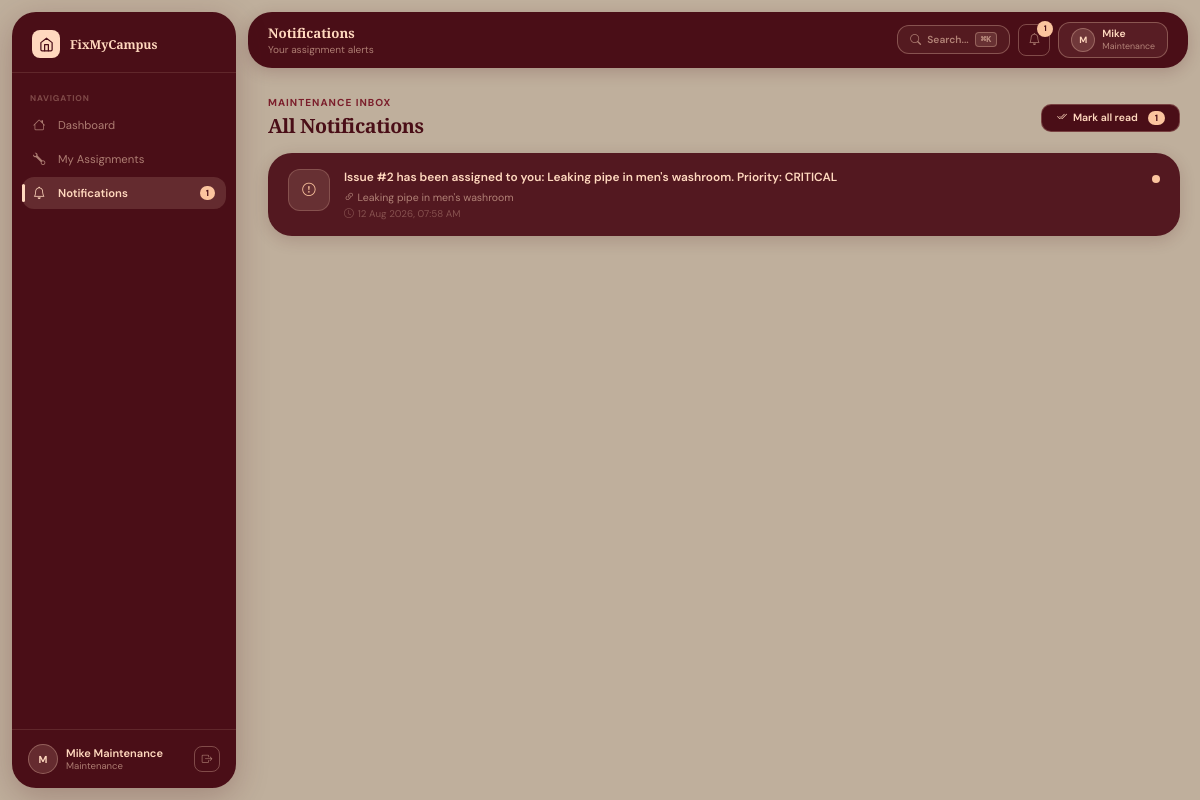
The app's page /maintenance/notifications.php (signed in) with its own data.
### tables this page shows
CREATE TABLE IF NOT EXISTS notifications (
    notification_id INT(11) NOT NULL AUTO_INCREMENT,
    user_id INT(11) NOT NULL,
    issue_id INT(11) DEFAULT NULL,
    message TEXT NOT NULL,
    is_read TINYINT(1) NOT NULL DEFAULT 0,
    notif_type VARCHAR(50) DEFAULT 'info',
    created_at DATETIME DEFAULT CURRENT_TIMESTAMP,
    PRIMARY KEY (notification_id),
    KEY fk_notif_user (user_id),
    KEY fk_notif_issue (issue_id),
    CONSTRAINT fk_notif_user FOREIGN KEY (user_id) REFERENCES users(user_id) ON DELETE CASCADE,
    CONSTRAINT fk_notif_issue FOREIGN KEY (issue_id) REFERENCES issues(issue_id) ON DELETE CASCADE
);

CREATE TABLE IF NOT EXISTS issues (
    issue_id INT(11) NOT NULL AUTO_INCREMENT,
    title VARCHAR(200) NOT NULL,
    description TEXT NOT NULL,
    category_id INT(11) DEFAULT NULL,
    location VARCHAR(200) NOT NULL,
    priority ENUM('low','medium','high','critical') NOT NULL DEFAULT 'medium',
    status ENUM('pending','in_progress','resolved','closed','rejected') NOT NULL DEFAULT 'pending',
    reported_by INT(11) NOT NULL,
    assigned_to INT(11) DEFAULT NULL,
    parent_id INT(11) DEFAULT NULL,
    is_parent TINYINT(1) DEFAULT 0,
    affected_count INT(11) DEFAULT 1,
    admin_remark TEXT DEFAULT NULL,
    created_at DATETIME DEFAULT CURRENT_TIMESTAMP,
    updated_at DATETIME DEFAULT CURRENT_TIMESTAMP ON UPDATE CURRENT_TIMESTAMP,
    PRIMARY KEY (issue_id),
    KEY fk_reported_by (reported_by),
    KEY fk_assigned_to (assigned_to),
    KEY fk_category (category_id),
    KEY fk_parent_issue (parent_id),
    CONSTRAINT fk_reported_by FOREIGN KEY (reported_by) REFERENCES users(user_id) ON DELETE CASCADE,
    CONSTRAINT fk_assigned_to FOREIGN KEY (assigned_to) REFERENCES users(user_id) ON DELETE SET NULL,
    CONSTRAINT fk_category FOREIGN KEY (category_id) REFERENCES categories(category_id) ON DELETE SET NULL,
    CONSTRAINT fk_parent_issue FOREIGN KEY (parent_id) REFERENCES issues(issue_id) ON DELETE SET NULL
);

### maintenance/notifications.php (the view, shortened to what this page needs)
<?php
require_once '../includes/notification_helper.php';
$uid=$_SESSION['user_id'];
$allNotifs=$pdo->prepare("SELECT n.*,i.title as issue_title FROM notifications n LEFT JOIN issues i ON n.issue_id=i.issue_id WHERE n.user_id=? ORDER BY n.created_at DESC");
$allNotifs->execute([$uid]);$allNotifs=$allNotifs->fetchAll();
$unreadCount=array_reduce($allNotifs,fn($c,$n)=>$c+($n['is_read']?0:1),0);
?><!DOCTYPE html>
<html lang="en">
<head>
<link rel="stylesheet" href="https://cdn.jsdelivr.net/npm/bootstrap-icons@1.11.3/font/bootstrap-icons.min.css">
<link rel="stylesheet" href="../assets/css/style.css">
</head>
<body>
<div class="app-wrapper">
  <?php include '../includes/sidebar.php';?>
  <div class="main-content">
    <?php include '../includes/topbar.php';?>
    <div class="page-content">
      <div style="display:flex;align-items:center;justify-content:space-between;margin-bottom:14px;">
        <div>
          <div style="font-size:.72rem;font-weight:700;letter-spacing:.1em;text-transform:uppercase;color:var(--burg2);margin-bottom:3px;">Maintenance Inbox</div>
          <h2 style="font-family:'Playfair Display',serif;font-size:1.4rem;font-weight:700;color:var(--burg);letter-spacing:-.02em;">All Notifications</h2>
        </div>
        <?php if($unreadCount>0):?>
          <a href="?mark_all=1" class="notif-mark-btn" style="background:var(--burg);color:var(--peach);border:1px solid rgba(255,216,190,.25);">
            <i class="bi bi-check2-all"></i> Mark all read
            <span style="background:var(--peach2);color:var(--burg);border-radius:10px;padding:1px 7px;font-size:.65rem;font-weight:700;margin-left:4px;"><?=$unreadCount?></span>
          </a>
        <?php endif;?>
      </div>
      <div class="panel-burg" style="border-radius:24px;overflow:hidden;">
        <?php if(empty($allNotifs)):?>
          <div style="text-align:center;padding:56px 20px;">
            <i class="bi bi-bell-slash" style="font-size:2.2rem;color:var(--peach-dimmer);display:block;margin-bottom:14px;"></i>
            <div style="font-size:.95rem;font-weight:600;color:var(--peach);margin-bottom:6px;">No notifications yet</div>
            <div style="font-size:.8rem;color:var(--peach-dim);">Assignment alerts and status updates will appear here.</div>
          </div>
        <?php else:?>
          <?php
          $iconMap=['info'=>'bi-info-circle','success'=>'bi-check-circle','warning'=>'bi-exclamation-triangle','danger'=>'bi-exclamation-circle'];
          foreach($allNotifs as $n):
            $icon=$iconMap[$n['notif_type']]??'bi-bell';
          ?>
          <a href="?read=<?=$n['notification_id']?>" class="notif-page-item<?=$n['is_read']?'':' unread'?>">
            <div class="notif-page-icon"><i class="bi <?=$icon?>"></i></div>
            <div style="flex:1;min-width:0;">
              <div class="notif-page-msg"><?=htmlspecialchars($n['message'])?></div>
              <?php if($n['issue_title']):?>
                <span class="notif-page-link"><i class="bi bi-link-45deg" style="margin-right:3px;"></i><?=htmlspecialchars($n['issue_title'])?></span>
              <?php endif;?>
              <div class="notif-page-time"><i class="bi bi-clock" style="margin-right:4px;"></i><?=date('d M Y, h:i A',strtotime($n['created_at']))?></div>
            </div>
            <?php if(!$n['is_read']):?><div class="notif-unread-dot"></div><?php endif;?>
          </a>
          <?php endforeach;?>
        <?php endif;?>
      </div>
    </div>
  </div>
</div>
</body></html>

### assets/css/style.css (style rules this page uses)
*,*::before,*::after { box-sizing:border-box;margin:0;padding:0 }
:root { --bg:#bfaf9c; --burg:#4A0E17; --burg2:#7B1E2B; --burg3:#5E1120; --cream:#EAE0D3; --cream2:#F5EDE3; --peach:#FFD8BE; --peach2:#FBC49E; --peach-dim:rgba(255,216,190,.55); --peach-dimmer:rgba(255,216,190,.3); --r:24px; --r-sm:12px; --g:12px; --sidebar-w:224px; --sidebar-margin:12px; }
html,body { min-height:100vh;background:var(--bg);font-family:'DM Sans',sans-serif;color:var(--burg);-webkit-font-smoothing:antialiased;font-size:14px }
a { text-decoration:none;transition:color .15s }
.app-wrapper { display:flex;min-height:100vh;background:var(--bg) }
.main-content { margin-left:calc(var(--sidebar-w) + var(--sidebar-margin) + var(--g)); flex:1; min-height:100vh; }
.page-content { padding:16px 20px 28px;max-width:1280px;margin:0 auto }
.panel-burg { background:var(--burg);border-radius:var(--r);margin-bottom:14px;overflow:hidden;box-shadow:0 4px 16px rgba(74,14,23,.18) }
.notif-page-item { display:flex;align-items:flex-start;gap:14px; padding:16px 20px; border-bottom:1px solid rgba(255,216,190,.08); text-decoration:none; transition:background .15s; position:relative; }
.notif-page-item:last-child { border-bottom:none }
.notif-page-item.unread { background:rgba(255,216,190,.05) }
.notif-page-icon { width:42px;height:42px;flex-shrink:0; border-radius:12px; background:rgba(255,216,190,.12); border:1px solid rgba(255,216,190,.2); display:flex;align-items:center;justify-content:center; font-size:.95rem;color:var(--peach2); }
.notif-page-msg { font-size:.85rem;line-height:1.5;color:var(--peach);font-weight:400 }
.notif-page-item.unread .notif-page-msg { font-weight:600;color:var(--peach) }
.notif-page-link { font-size:.75rem;color:var(--peach-dim);margin-top:4px;display:block }
.notif-page-time { font-size:.7rem;color:var(--peach-dimmer);margin-top:3px }
.notif-unread-dot { width:8px;height:8px;background:var(--peach2);border-radius:50%;flex-shrink:0;margin-top:6px }
.notif-mark-btn { display:inline-flex;align-items:center;gap:6px; padding:6px 14px;border-radius:10px; background:rgba(255,216,190,.12); border:1px solid var(--peach-dimmer); color:var(--peach);font-size:.75rem;font-weight:600; text-decoration:none;transition:all .18s; }

### records on screen
notifications: is_read "1", message "Issue #2 has been assigned to you: Leaking pipe in men's washroom. Priority: CRITICAL", issue.title "Leaking pipe in men's washroom", created_at "12 Aug 2026, 07:58 AM"

### other values on screen
$item['label'] "Dashboard"
$item['label'] "My Assignments"
$item['label'] "Notifications"
$item['badge'] "1"
$initials "M"
$u['name'] "Mike Maintenance"
$u['role'] "Maintenance"
$pageTitle "Notifications"
$pageSubtitle "Your assignment alerts"
$unread "1"
substr($u['name'],0,1) "M"
explode(' ',$u['name'])[0] "Mike"
$role "Maintenance"
